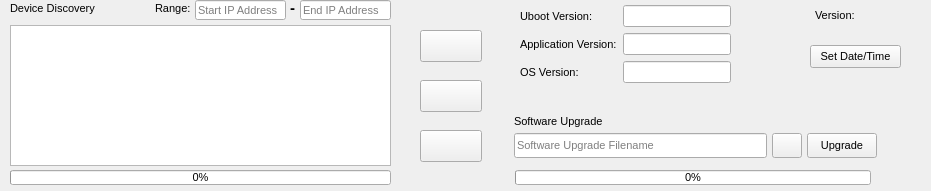
   <widget class="QFrame" name="frame_5">
    <property name="geometry">
     <rect>
      <x>10</x>
      <y>10</y>
      <width>931</width>
      <height>191</height>
     </rect>
    </property>
    <property name="font">
     <font>
      <pointsize>8</pointsize>
     </font>
    </property>
    <property name="frameShape">
     <enum>QFrame::NoFrame</enum>
    </property>
    <property name="frameShadow">
     <enum>QFrame::Sunken</enum>
    </property>
    <widget class="QListWidget" name="rgdListWidget">
     <property name="geometry">
      <rect>
       <x>10</x>
       <y>25</y>
       <width>381</width>
       <height>141</height>
      </rect>
     </property>
     <property name="toolTip">
      <string>List of all discovered Black Box Devices</string>
     </property>
    </widget>
    <widget class="QPushButton" name="rebootPushButton">
     <property name="geometry">
      <rect>
       <x>420</x>
       <y>80</y>
       <width>62</width>
       <height>32</height>
      </rect>
     </property>
     <property name="toolTip">
      <string>Reboot Selected Black Box Device</string>
     </property>
     <property name="text">
      <string/>
     </property>
     <property name="icon">
      <iconset resource="resources.qrc">
       <normaloff>:/resources/reboot.png</normaloff>:/resources/reboot.png</iconset>
     </property>
     <property name="autoDefault">
      <bool>false</bool>
     </property>
    </widget>
    <widget class="QPushButton" name="scanPushButton">
     <property name="geometry">
      <rect>
       <x>420</x>
       <y>130</y>
       <width>62</width>
       <height>32</height>
      </rect>
     </property>
     <property name="toolTip">
      <string>Scan Network for Black Box Devices</string>
     </property>
     <property name="text">
      <string/>
     </property>
     <property name="icon">
      <iconset resource="resources.qrc">
       <normaloff>:/resources/netscan.png</normaloff>:/resources/netscan.png</iconset>
     </property>
     <property name="autoDefault">
      <bool>false</bool>
     </property>
    </widget>
    <widget class="QPushButton" name="infoPushButton">
     <property name="geometry">
      <rect>
       <x>420</x>
       <y>30</y>
       <width>62</width>
       <height>32</height>
      </rect>
     </property>
     <property name="toolTip">
      <string>Get Selected Black Box Device Version Info</string>
     </property>
     <property name="text">
      <string/>
     </property>
     <property name="icon">
      <iconset resource="resources.qrc">
       <normaloff>:/resources/info.png</normaloff>:/resources/info.png</iconset>
     </property>
     <property name="autoDefault">
      <bool>false</bool>
     </property>
    </widget>
    <widget class="QLabel" name="label_37">
     <property name="geometry">
      <rect>
       <x>10</x>
       <y>0</y>
       <width>111</width>
       <height>16</height>
      </rect>
     </property>
     <property name="font">
      <font>
       <pointsize>8</pointsize>
      </font>
     </property>
     <property name="text">
      <string>Device Discovery</string>
     </property>
    </widget>
    <widget class="QWidget" name="layoutWidget">
     <property name="geometry">
      <rect>
       <x>515</x>
       <y>0</y>
       <width>271</width>
       <height>88</height>
      </rect>
     </property>
     <layout class="QFormLayout" name="formLayout">
      <property name="leftMargin">
       <number>5</number>
      </property>
      <property name="topMargin">
       <number>5</number>
      </property>
      <property name="bottomMargin">
       <number>5</number>
      </property>
      <item row="0" column="0">
       <widget class="QLabel" name="ubootVersionLabel">
        <property name="text">
         <string>Uboot Version:</string>
        </property>
       </widget>
      </item>
      <item row="0" column="1">
       <widget class="QLineEdit" name="ubootVersionLineEdit">
        <property name="sizePolicy">
         <sizepolicy hsizetype="Maximum" vsizetype="Fixed">
          <horstretch>0</horstretch>
          <verstretch>0</verstretch>
         </sizepolicy>
        </property>
        <property name="toolTip">
         <string>Bootstrap loader version of selected Black Box Device</string>
        </property>
        <property name="readOnly">
         <bool>true</bool>
        </property>
       </widget>
      </item>
      <item row="1" column="0">
       <widget class="QLabel" name="applicationVersionLabel">
        <property name="text">
         <string>Application Version:</string>
        </property>
       </widget>
      </item>
      <item row="1" column="1">
       <widget class="QLineEdit" name="applicationVersionLineEdit">
        <property name="sizePolicy">
         <sizepolicy hsizetype="Maximum" vsizetype="Fixed">
          <horstretch>0</horstretch>
          <verstretch>0</verstretch>
         </sizepolicy>
        </property>
        <property name="toolTip">
         <string>Software Application version of the selected Black Box Device</string>
        </property>
        <property name="readOnly">
         <bool>true</bool>
        </property>
       </widget>
      </item>
      <item row="2" column="0">
       <widget class="QLabel" name="oVersionLabel">
        <property name="text">
         <string>OS Version:</string>
        </property>
        <property name="alignment">
         <set>Qt::AlignLeading|Qt::AlignLeft|Qt::AlignVCenter</set>
        </property>
       </widget>
      </item>
      <item row="2" column="1">
       <widget class="QLineEdit" name="osVersionLineEdit">
        <property name="sizePolicy">
         <sizepolicy hsizetype="Maximum" vsizetype="Fixed">
          <horstretch>0</horstretch>
          <verstretch>0</verstretch>
         </sizepolicy>
        </property>
        <property name="toolTip">
         <string>Operating System Version of selected Black Box Device</string>
        </property>
        <property name="readOnly">
         <bool>true</bool>
        </property>
       </widget>
      </item>
     </layout>
    </widget>
    <widget class="QProgressBar" name="progressBar">
     <property name="geometry">
      <rect>
       <x>10</x>
       <y>170</y>
       <width>381</width>
       <height>15</height>
      </rect>
     </property>
     <property name="maximumSize">
      <size>
       <width>16777212</width>
       <height>15</height>
      </size>
     </property>
     <property name="toolTip">
      <string>Percentage of devices found on network that have been scanned</string>
     </property>
     <property name="value">
      <number>0</number>
     </property>
    </widget>
    <widget class="QWidget" name="formLayoutWidget">
     <property name="geometry">
      <rect>
       <x>810</x>
       <y>0</y>
       <width>111</width>
       <height>31</height>
      </rect>
     </property>
     <layout class="QFormLayout" name="formLayout_2">
      <property name="sizeConstraint">
       <enum>QLayout::SetMinimumSize</enum>
      </property>
      <property name="leftMargin">
       <number>5</number>
      </property>
      <property name="topMargin">
       <number>5</number>
      </property>
      <item row="0" column="0">
       <widget class="QLabel" name="label_39">
        <property name="sizePolicy">
         <sizepolicy hsizetype="Minimum" vsizetype="Minimum">
          <horstretch>0</horstretch>
          <verstretch>0</verstretch>
         </sizepolicy>
        </property>
        <property name="minimumSize">
         <size>
          <width>0</width>
          <height>20</height>
         </size>
        </property>
        <property name="text">
         <string>Version:</string>
        </property>
       </widget>
      </item>
      <item row="0" column="1">
       <widget class="QLabel" name="versionLabel">
        <property name="sizePolicy">
         <sizepolicy hsizetype="Minimum" vsizetype="Minimum">
          <horstretch>0</horstretch>
          <verstretch>0</verstretch>
         </sizepolicy>
        </property>
        <property name="minimumSize">
         <size>
          <width>0</width>
          <height>20</height>
         </size>
        </property>
        <property name="toolTip">
         <string>Version number of the Black Box Setup Utility</string>
        </property>
        <property name="text">
         <string/>
        </property>
       </widget>
      </item>
     </layout>
    </widget>
    <widget class="QFrame" name="verticalFrame">
     <property name="geometry">
      <rect>
       <x>505</x>
       <y>100</y>
       <width>381</width>
       <height>71</height>
      </rect>
     </property>
     <property name="frameShape">
      <enum>QFrame::NoFrame</enum>
     </property>
     <layout class="QVBoxLayout" name="verticalLayout">
      <property name="spacing">
       <number>0</number>
      </property>
      <item>
       <widget class="QLabel" name="label_26">
        <property name="maximumSize">
         <size>
          <width>16777215</width>
          <height>20</height>
         </size>
        </property>
        <property name="text">
         <string>Software Upgrade</string>
        </property>
        <property name="alignment">
         <set>Qt::AlignLeading|Qt::AlignLeft|Qt::AlignVCenter</set>
        </property>
       </widget>
      </item>
      <item>
       <layout class="QHBoxLayout" name="horizontalLayout_3">
        <property name="spacing">
         <number>5</number>
        </property>
        <property name="sizeConstraint">
         <enum>QLayout::SetDefaultConstraint</enum>
        </property>
        <item>
         <widget class="QLineEdit" name="softwareUpgradeFilenameLineEdit">
          <property name="sizePolicy">
           <sizepolicy hsizetype="Minimum" vsizetype="Fixed">
            <horstretch>0</horstretch>
            <verstretch>0</verstretch>
           </sizepolicy>
          </property>
          <property name="minimumSize">
           <size>
            <width>200</width>
            <height>25</height>
           </size>
          </property>
          <property name="toolTip">
           <string>Software upgrade filename to update selected Black Box device</string>
          </property>
          <property name="placeholderText">
           <string>Software Upgrade Filename</string>
          </property>
         </widget>
        </item>
        <item>
         <widget class="QPushButton" name="selectSoftwareUpgradePushButton">
          <property name="minimumSize">
           <size>
            <width>0</width>
            <height>25</height>
           </size>
          </property>
          <property name="maximumSize">
           <size>
            <width>30</width>
            <height>16777215</height>
           </size>
          </property>
          <property name="toolTip">
           <string>Select Upgrade File</string>
          </property>
          <property name="text">
           <string/>
          </property>
          <property name="icon">
           <iconset resource="resources.qrc">
            <normaloff>:/resources/folder.png</normaloff>:/resources/folder.png</iconset>
          </property>
          <property name="autoDefault">
           <bool>false</bool>
          </property>
         </widget>
        </item>
        <item>
         <widget class="QPushButton" name="softwareUpgradePushButton">
          <property name="minimumSize">
           <size>
            <width>0</width>
            <height>25</height>
           </size>
          </property>
          <property name="maximumSize">
           <size>
            <width>70</width>
            <height>16777215</height>
           </size>
          </property>
          <property name="toolTip">
           <string>Upgrade Software On Selected Black Box Device</string>
          </property>
          <property name="text">
           <string>Upgrade</string>
          </property>
          <property name="autoDefault">
           <bool>false</bool>
          </property>
         </widget>
        </item>
       </layout>
      </item>
     </layout>
    </widget>
    <widget class="QLineEdit" name="startIpLineEdit">
     <property name="geometry">
      <rect>
       <x>195</x>
       <y>0</y>
       <width>91</width>
       <height>20</height>
      </rect>
     </property>
     <property name="placeholderText">
      <string>Start IP Address</string>
     </property>
    </widget>
    <widget class="QLabel" name="label_41">
     <property name="geometry">
      <rect>
       <x>155</x>
       <y>0</y>
       <width>41</width>
       <height>16</height>
      </rect>
     </property>
     <property name="text">
      <string>Range:</string>
     </property>
    </widget>
    <widget class="QLineEdit" name="endIpLineEdit">
     <property name="geometry">
      <rect>
       <x>300</x>
       <y>0</y>
       <width>91</width>
       <height>20</height>
      </rect>
     </property>
     <property name="placeholderText">
      <string>End IP Address</string>
     </property>
    </widget>
    <widget class="QLabel" name="label_42">
     <property name="geometry">
      <rect>
       <x>290</x>
       <y>0</y>
       <width>16</width>
       <height>16</height>
      </rect>
     </property>
     <property name="font">
      <font>
       <pointsize>11</pointsize>
       <weight>75</weight>
       <bold>true</bold>
      </font>
     </property>
     <property name="text">
      <string>-</string>
     </property>
    </widget>
    <widget class="QProgressBar" name="softwareUpgradeProgressBar">
     <property name="geometry">
      <rect>
       <x>515</x>
       <y>170</y>
       <width>356</width>
       <height>15</height>
      </rect>
     </property>
     <property name="value">
      <number>0</number>
     </property>
     <property name="format">
      <string>%p%</string>
     </property>
    </widget>
    <widget class="QPushButton" name="setDateTimePushButton">
     <property name="geometry">
      <rect>
       <x>810</x>
       <y>45</y>
       <width>91</width>
       <height>23</height>
      </rect>
     </property>
     <property name="text">
      <string>Set Date/Time</string>
     </property>
    </widget>
   </widget>
